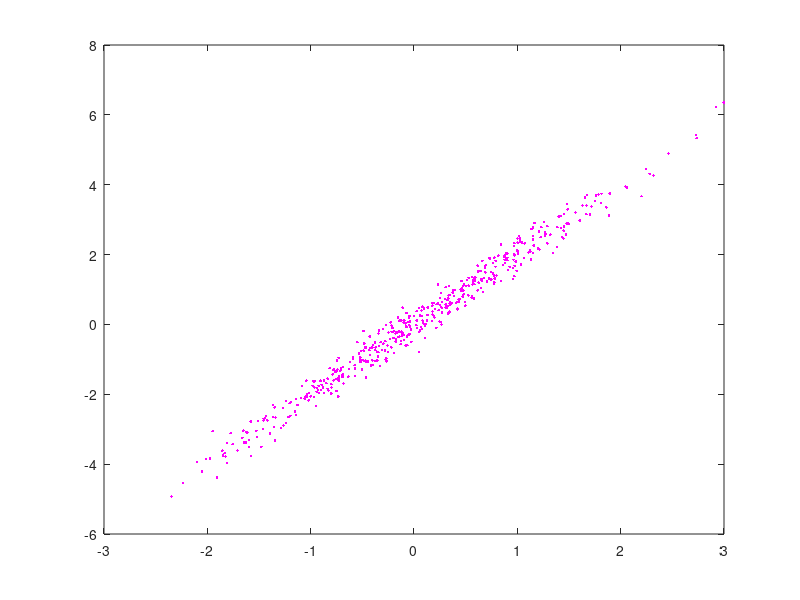

This figure's MATLAB source: (Note: this script raises an error after producing the figure.)
% Script showing how to run hmc_da and nuts_da on a 2-d strongly correlated
% normal distribution. 
% 
% Because of the relatively high overhead associated with recursion in Matlab
% and the very low cost of evaluating gradients and likelihoods for the
% 2-d normal, NUTS adds an appreciable amount of overhead for this example.
% This overhead becomes negligible if evaluating gradients and
% likelihoods takes more than a few milliseconds.

% Copyright (c) 2011, Matthew D. Hoffman
% All rights reserved.
% 
% Redistribution and use in source and binary forms, with or without modification, are permitted provided that the following conditions are met:
% 
% Redistributions of source code must retain the above copyright notice, this list of conditions and the following disclaimer.
% Redistributions in binary form must reproduce the above copyright notice, this list of conditions and the following disclaimer in the documentation and/or other materials provided with the distribution.
% THIS SOFTWARE IS PROVIDED BY THE COPYRIGHT HOLDERS AND CONTRIBUTORS "AS IS" AND ANY EXPRESS OR IMPLIED WARRANTIES, INCLUDING, BUT NOT LIMITED TO, THE IMPLIED WARRANTIES OF MERCHANTABILITY AND FITNESS FOR A PARTICULAR PURPOSE ARE DISCLAIMED. IN NO EVENT SHALL THE COPYRIGHT HOLDER OR CONTRIBUTORS BE LIABLE FOR ANY DIRECT, INDIRECT, INCIDENTAL, SPECIAL, EXEMPLARY, OR CONSEQUENTIAL DAMAGES (INCLUDING, BUT NOT LIMITED TO, PROCUREMENT OF SUBSTITUTE GOODS OR SERVICES; LOSS OF USE, DATA, OR PROFITS; OR BUSINESS INTERRUPTION) HOWEVER CAUSED AND ON ANY THEORY OF LIABILITY, WHETHER IN CONTRACT, STRICT LIABILITY, OR TORT (INCLUDING NEGLIGENCE OR OTHERWISE) ARISING IN ANY WAY OUT OF THE USE OF THIS SOFTWARE, EVEN IF ADVISED OF THE POSSIBILITY OF SUCH DAMAGE.

D = 2;
S = [1, 1.98; 1.98, 4]; A = inv(S);
correlated_normal = @(x)nuts_correlated_normal(x, A);
temp = mvnrnd(zeros(1, 2), S, 500);
plot(temp(:, 1), temp(:, 2), '.m');

fprintf('Running HMC with dual averaging and trajectory length 0.2...\n');
tic;
[samples epsilon] = hmc_da(correlated_normal, 5000, 5000, randn(1, D), 0.2);
samples = samples(1:10:end, :);
fprintf('Done. Final epsilon = %f. Took %f seconds.\n', epsilon, toc);
hold on;
plot(samples(:, 1), samples(:, 2), 'y.');
hold off;
mu = mean(samples)
stddev = sqrt(mean(samples.^2))
correlations = corr(samples)
pause;

fprintf('Running HMC with dual averaging and trajectory length 2...\n');
tic;
[samples epsilon] = hmc_da(correlated_normal, 500, 500, randn(1, D), 2);
fprintf('Done. Final epsilon = %f. Took %f seconds.\n', epsilon, toc);
hold on;
plot(samples(:, 1), samples(:, 2), 'b.');
hold off;
mu = mean(samples)
stddev = sqrt(mean(samples.^2))
correlations = corr(samples)
pause;

fprintf('Running NUTS with dual averaging...\n');
tic;
[samples epsilon] = nuts_da(correlated_normal, 500, 500, randn(1, D));
fprintf('Done. Final epsilon = %f. Took %f seconds.\n', epsilon, toc);
hold on;
plot(samples(:, 1), samples(:, 2), 'k.');
hold off;
mu = mean(samples)
stddev = sqrt(mean(samples.^2))
correlations = corr(samples)
